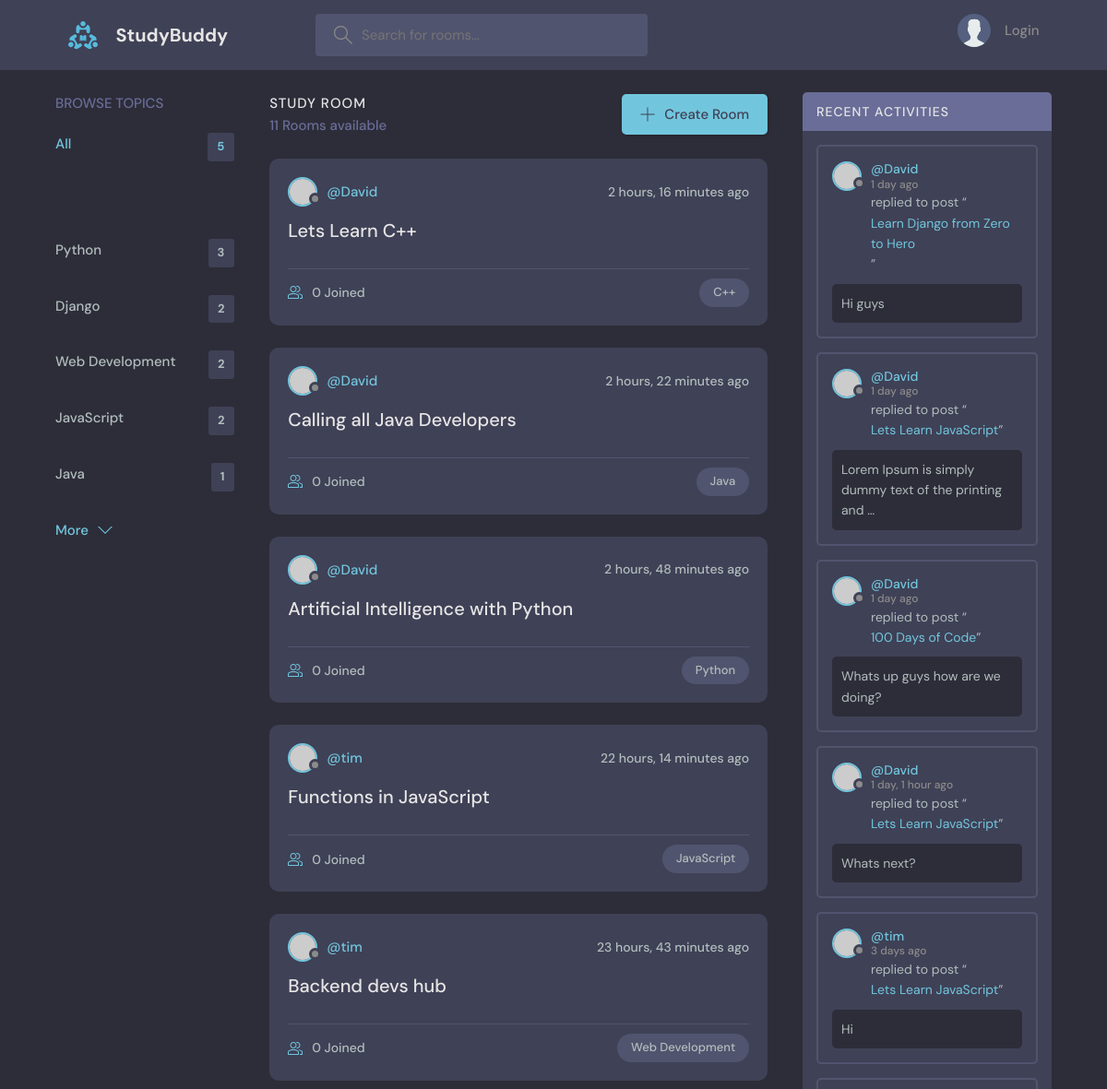
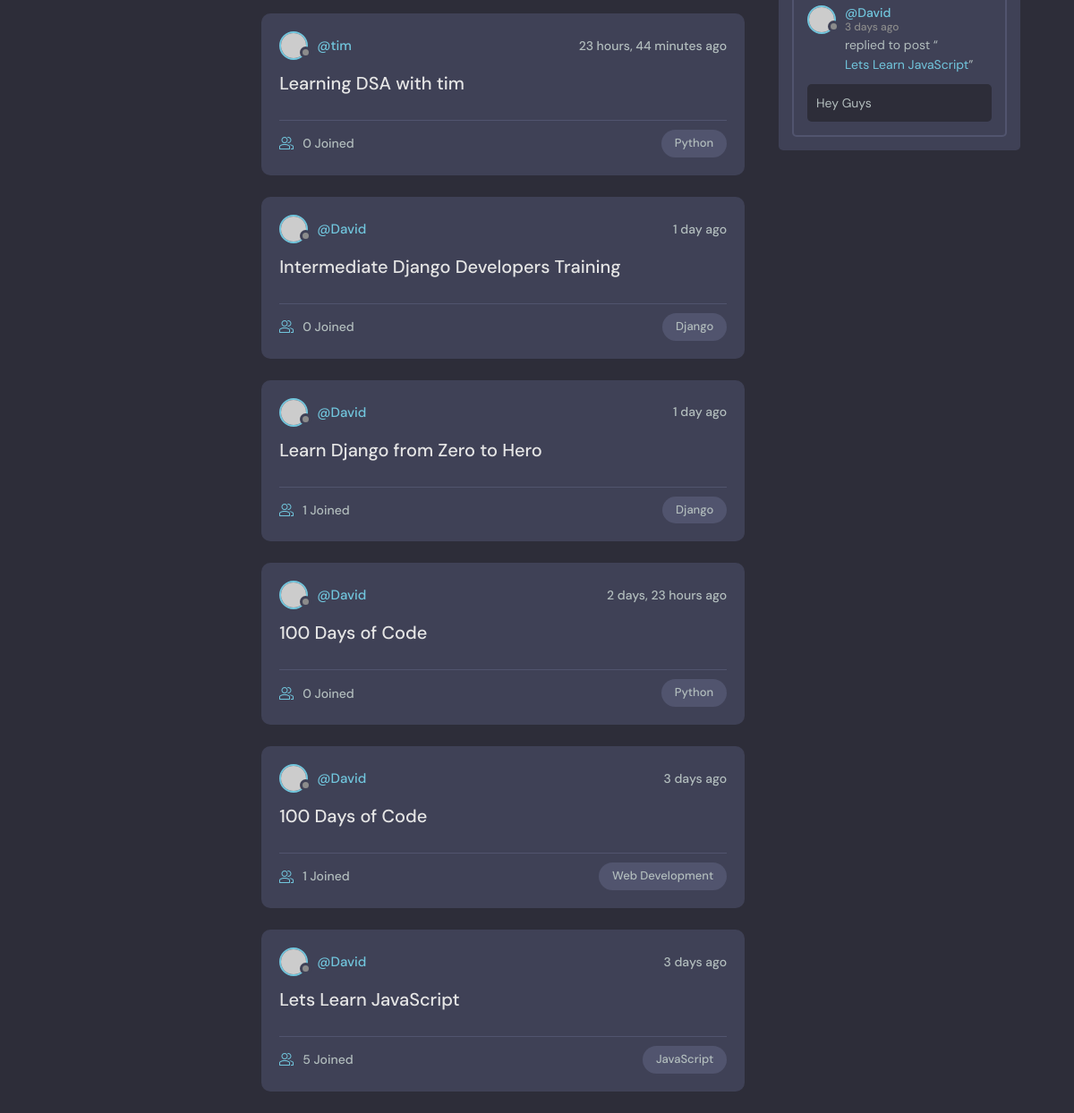
Before: / with the older database file (2 pictures, top to bottom).
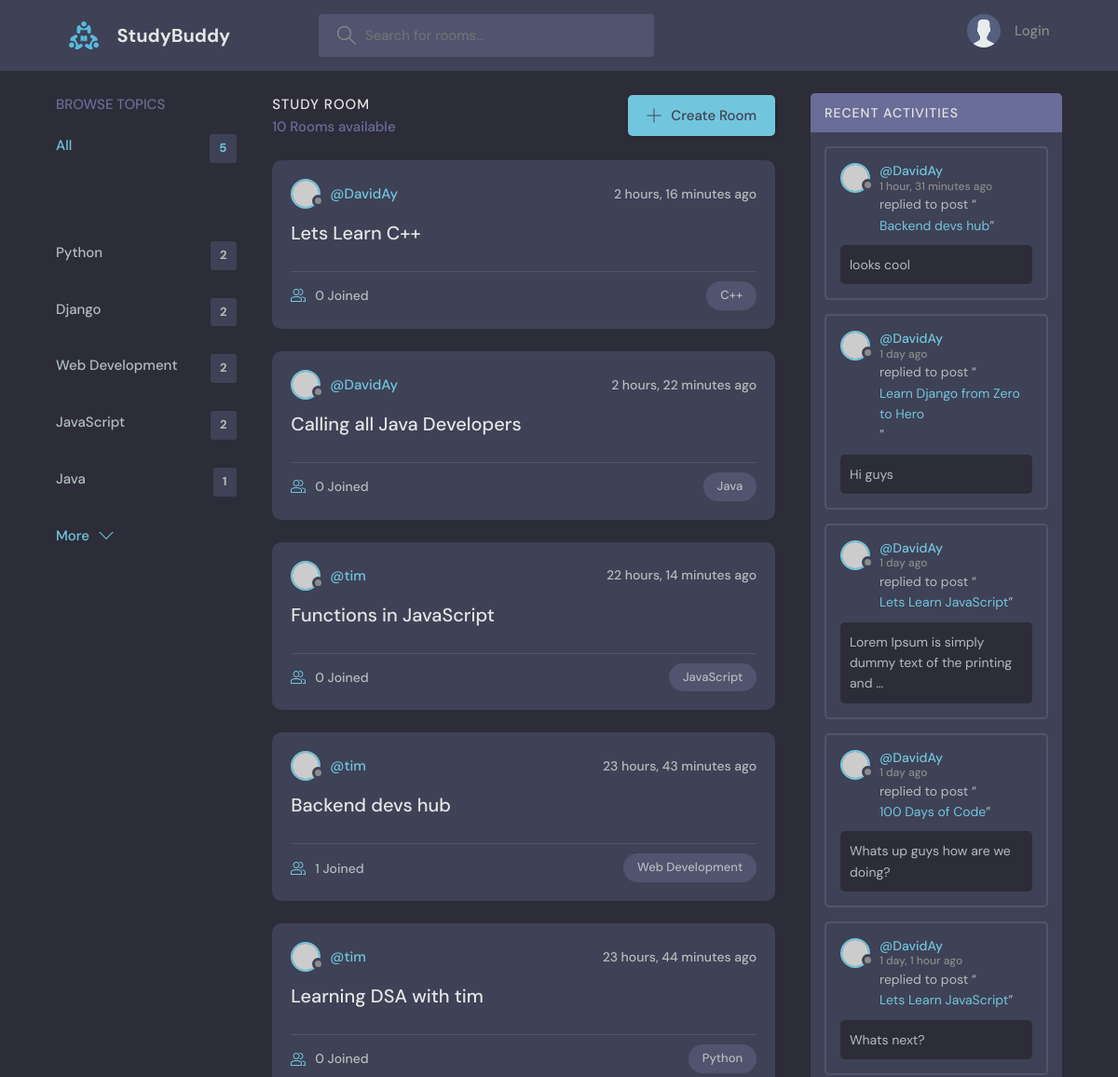
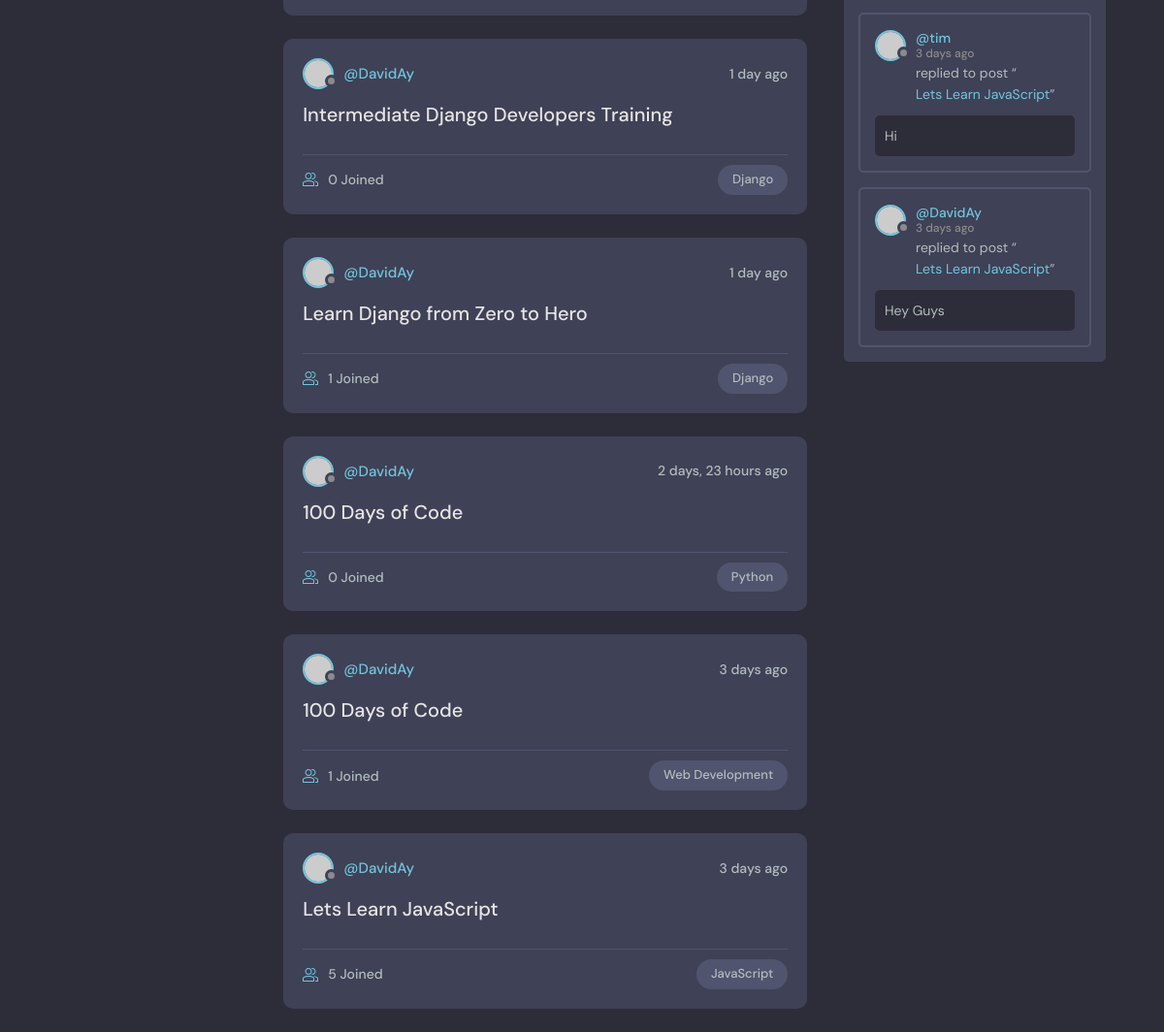
After: the same page with the newer database file (2 pictures, top to bottom).
### base/models.py (models this page shows, shortened)
class Topic(models.Model):
    name = models.CharField(max_length=200)

class Room(models.Model):
    host = models.ForeignKey(User, on_delete=models.SET_NULL, null=True)
    topic = models.ForeignKey(Topic, on_delete=models.SET_NULL, null=True)
    name = models.CharField(max_length=200)
    description = models.TextField(null=True, blank=True)
    participants = models.ManyToManyField(User, related_name='participants', blank=True)
    updated = models.DateTimeField(auto_now=True)
    created=models.DateTimeField(auto_now_add=True)
    class Meta:
        ordering = ['-created', '-updated']
    def __str__(self):
        return self.name

class Message(models.Model):
    user  =  models.ForeignKey(User, on_delete=models.CASCADE)
    room = models.ForeignKey(Room, on_delete=models.CASCADE)
    body = models.TextField()
    updated = models.DateTimeField(auto_now=True)
    created=models.DateTimeField(auto_now_add=True)
    class Meta:
            ordering = ['-created', '-updated']

### base/views.py (the view)
# urls.py: path('', views.home, name='home'),
def home(request):
    q =  request.GET.get('q') if request.GET.get('q') != None else ''
    rooms  = Room.objects.filter(
        Q(topic__name__icontains=q) |
        Q(name__icontains=q) |
        Q(description__icontains=q)
        )
    topics  = Topic.objects.all()[0:5]
    room_count = rooms.count()
    room_messages = Message.objects.filter(Q(room__topic__name__icontains=q))
    context = {'rooms': rooms, 'topics': topics, 'room_count':room_count, 'room_messages':room_messages}
    return render(request, 'base/home.html', context)

### base/templates/base/home.html (shortened to what this page needs)
{% extends 'main.html' %}
{% block content %}
    <main class="layout layout--3">
      <div class="container">
         {% include 'base/topics_component.html' %}
        <div class="roomList">
          <div class="roomList__header">
            <div>
              <h2>Study Room</h2>
              <p>{{room_count}} Rooms available</p>
            </div>
            <a class="btn btn--main" href="{% url 'create-room' %}">
              <svg version="1.1" xmlns="http://www.w3.org/2000/svg" width="32" height="32" viewBox="0 0 32 32">
                <title>add</title>
                <path
                  d="M16.943 0.943h-1.885v14.115h-14.115v1.885h14.115v14.115h1.885v-14.115h14.115v-1.885h-14.115v-14.115z"
                ></path>
              </svg>
              Create Room
            </a>
          </div>
          {% include 'base/feed_component.html' %}
        </div>
        {% include 'base/activity_component.html' %}
      </div>
    </main>
{% endblock content %}

### base/templates/base/topics_component.html (shortened to what this page needs)
<div class="topics">
          <div class="topics__header">
            <h2>Browse Topics</h2>
          </div>
          <ul class="topics__list">
            <li>
              <a href="{% url 'home' %}" class="active">All <span>{{topics.count}}</span>
            </li>
            {% for topic in topics %}
            <li>
              <a href="{% url 'home' %}?q={{topic.name}}">{{topic.name}} <span>{{topic.room_set.all.count}}</span></a>
            </li>
            {% endfor %}
          <a class="btn btn--link" href="{% url 'topics' %}">
            More
            <svg version="1.1" xmlns="http://www.w3.org/2000/svg" width="32" height="32" viewBox="0 0 32 32">
              <title>chevron-down</title>
              <path d="M16 21l-13-13h-3l16 16 16-16h-3l-13 13z"></path>
            </svg>
          </a>
        </div>

### base/templates/base/feed_component.html (shortened to what this page needs)
{% for room in rooms %}
<div class="roomListRoom">
            <div class="roomListRoom__header">
              <a href="{% url 'user-profile' room.host.id %}" class="roomListRoom__author">
                <div class="avatar avatar--small">
                  <img src="https://randomuser.me/api/portraits/women/11.jpg" />
                </div>
                <span>@{{room.host.username}}</span>
              </a>
              <div class="roomListRoom__actions">
                <span>{{room.created|timesince}} ago</span>
              </div>
            </div>
            <div class="roomListRoom__content">
              <a href="{% url 'room' room.id %}">{{room.name}}</a>
            </div>
            <div class="roomListRoom__meta">
              <a href="{% url 'room' room.id %}" class="roomListRoom__joined">
                {{room.participants.all.count}} Joined
              </a>
              <p class="roomListRoom__topic">{{room.topic.name}}</p>
            </div>
</div>
  {% endfor %}

### base/templates/base/activity_component.html (shortened to what this page needs)
 <div class="activities">
          <div class="activities__header">
            <h2>Recent Activities</h2>
          </div>
          {% for message in room_messages %}
          <div class="activities__box">
            <div class="activities__boxHeader roomListRoom__header">
              <a href="{% url 'user-profile' message.user.id %}" class="roomListRoom__author">
                <div class="avatar avatar--small">
                  <img src="https://randomuser.me/api/portraits/women/11.jpg" />
                </div>
                <p>
                  @{{message.user.username}}
                  <span>{{message.created|timesince}} ago</span>
                </p>
              </a>
            </div>
            <div class="activities__boxContent">
              <p>replied to post “<a href="{% url 'room' message.room.id %}">{{message.room}}</a>”</p>
              <div class="activities__boxRoomContent">
                {{message.body|truncatewords:10}}
              </div>
            </div>
          </div>
          {% endfor %}
        </div>

Changed rows visible on the page:
removed Room: host.username "David", created "2 hours, 48 minutes", name "Artificial Intelligence with Python", participants.all.count "0", topic.name "Python"
computed for Topic "Python": room_set.all.count "3" → "2"
changed through a linked row, Room "Lets Learn C++": host.username "David" → "DavidAy"
changed through a linked row, Room "Calling all Java Developers": host.username "David" → "DavidAy"
computed for Room "Backend devs hub": participants.all.count "0" → "1"
changed through a linked row, Room "Intermediate Django Developers Training": host.username "David" → "DavidAy"
changed through a linked row, Room "Learn Django from Zero to Hero": host.username "David" → "DavidAy"
changed through a linked row, Room "2 days, 23 hours": host.username "David" → "DavidAy"
changed through a linked row, Room (number 9 of 10 on the later page): host.username "David" → "DavidAy"
changed through a linked row, Room "Lets Learn JavaScript": host.username "David" → "DavidAy"
added Message: user.username "DavidAy", created "1 hour, 31 minutes", room "Backend devs hub", body "looks cool"
changed through a linked row, Message "Hi guys": user.username "David" → "DavidAy"
changed through a linked row, Message "Lorem Ipsum is simply dummy text of the printing and …": user.username "David" → "DavidAy"
changed through a linked row, Message "Whats up guys how are we doing?": user.username "David" → "DavidAy"
changed through a linked row, Message "Whats next?": user.username "David" → "DavidAy"
changed through a linked row, Message "Hey Guys": user.username "David" → "DavidAy"
Other visible differences:
{{ room_count }}: "11" → "10"
